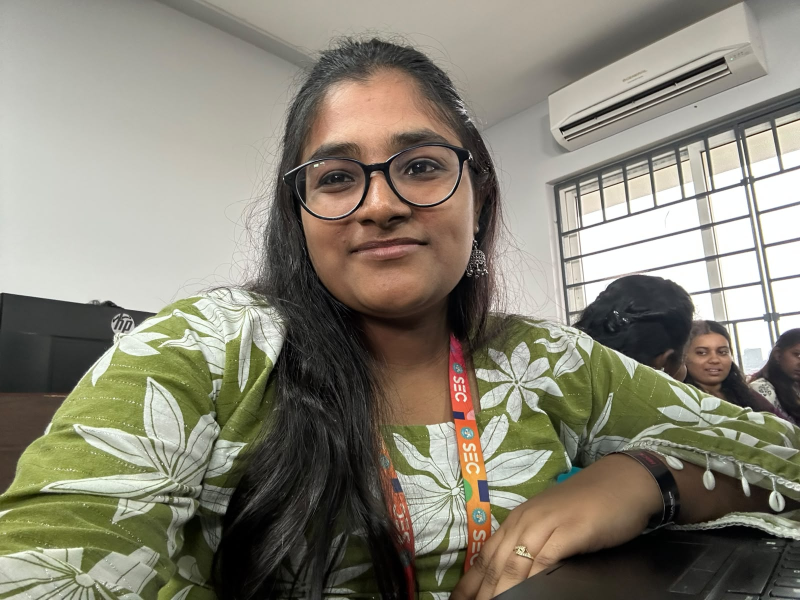
#> input picture Qno. 1.jpeg, 1600 x 1200 px (shown at 1/2 size)
$ jupyter execute 'exp 4 dipt spoo python code.ipynb'
#> lines starting #> are read from the running program, lines starting #| are printed output that depends on the picture
## Exp no 4: Geometric Transformations Using OpenCV
## Name: Spoorthi V
## Reg no: 212224230271

[cell 1]
import cv2
import numpy as np
import matplotlib.pyplot as plt
image = cv2.imread('Qno. 1.jpeg')
#> image is the input picture: shape (1200, 1600, 3); mean B, G, R 116.3, 130.8, 135.2
plt.imshow(cv2.cvtColor(image, cv2.COLOR_BGR2RGB))  # Convert BGR to RGB for correct display
plt.title("Original Image")
plt.axis('off')

[cell 2]
tx, ty = 100, 50  # Translation factors (shift by 100 pixels horizontally and 50 vertically)
M_translation = np.float32([[1, 0, tx], [0, 1, ty]])  # Translation matrix:
translated_image = cv2.warpAffine(image, M_translation, (image.shape[1], image.shape[0]))
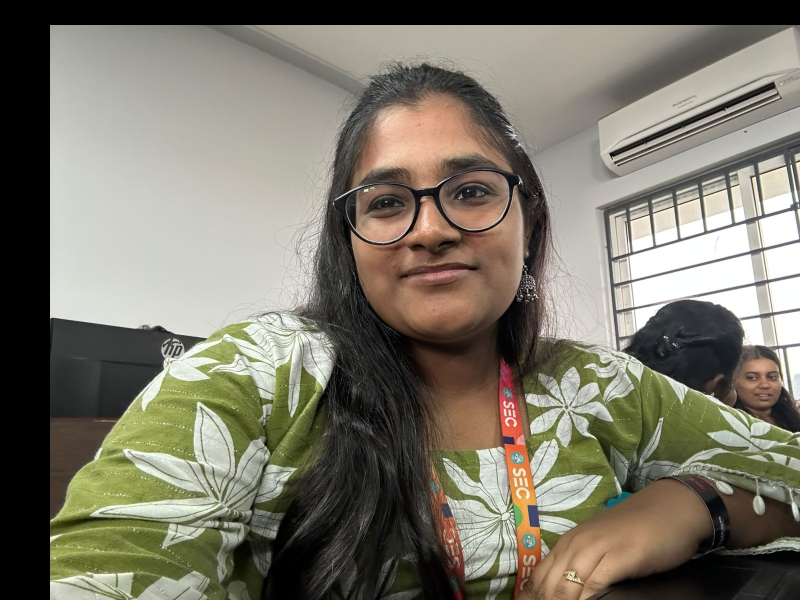
#> translated_image: shape (1200, 1600, 3) (shown at 1/2 size); mean B, G, R 105.1, 118.6, 122.9
plt.imshow(cv2.cvtColor(translated_image, cv2.COLOR_BGR2RGB))  # Display the translated image
plt.title("Translated Image")
plt.axis('off')

[cell 3]
fx, fy = 5.0, 2.0  # Scaling factors (1.5x scaling for both width and height)
scaled_image = cv2.resize(image, None, fx=fx, fy=fy, interpolation=cv2.INTER_LINEAR)
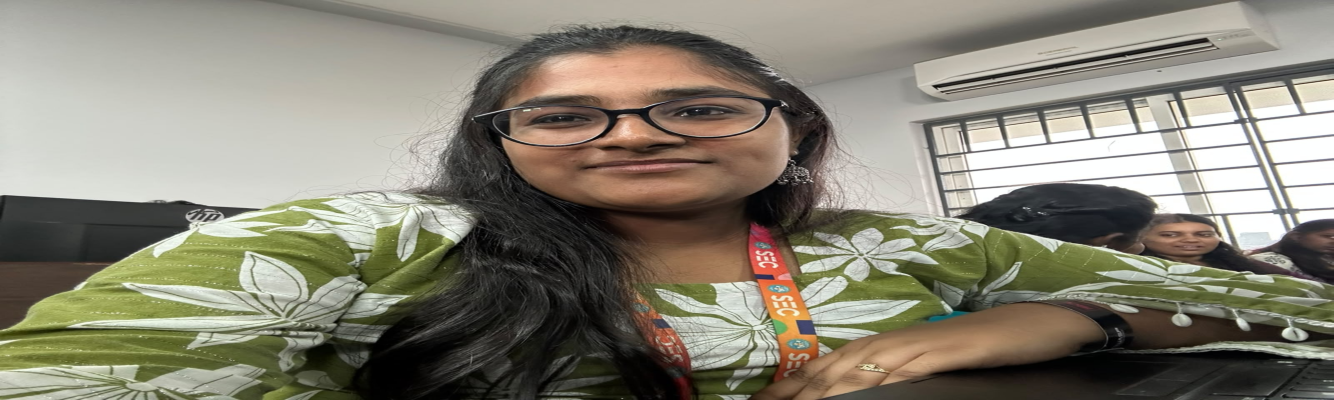
#> scaled_image: shape (2400, 8000, 3) (shown at 1/6 size); mean B, G, R 116.3, 130.8, 135.2
plt.imshow(cv2.cvtColor(scaled_image, cv2.COLOR_BGR2RGB))  # Display the scaled image
plt.title("Scaled Image")  # Set title
plt.axis('off')

[cell 4]
# Step 4: Image Shearing
shear_matrix = np.float32([[1, 0.5, 0], [0.5, 1, 0]])  # Shearing matrix
# The matrix shears the image by a factor of 0.5 in both x and y directions
# [1, 0.5, 0] - Shear along the x-axis (horizontal)
# [0.5, 1, 0] - Shear along the y-axis (vertical)
sheared_image = cv2.warpAffine(image, shear_matrix, (image.shape[1], image.shape[0]))
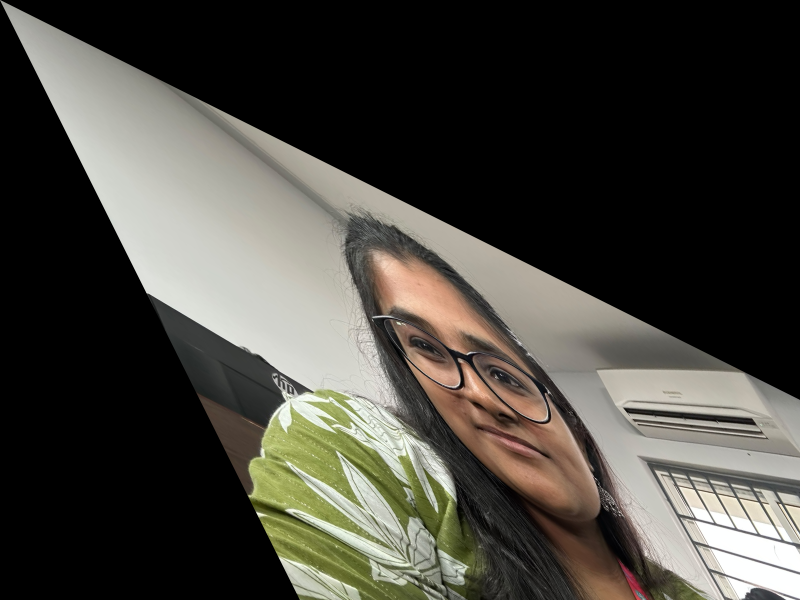
#> sheared_image: shape (1200, 1600, 3) (shown at 1/2 size); mean B, G, R 62.3, 69.1, 71.3
plt.imshow(cv2.cvtColor(sheared_image, cv2.COLOR_BGR2RGB))  # Display the sheared image
plt.title("Sheared Image")  # Set title
plt.axis('off')

[cell 5]
reflected_image = cv2.flip(image, 2)
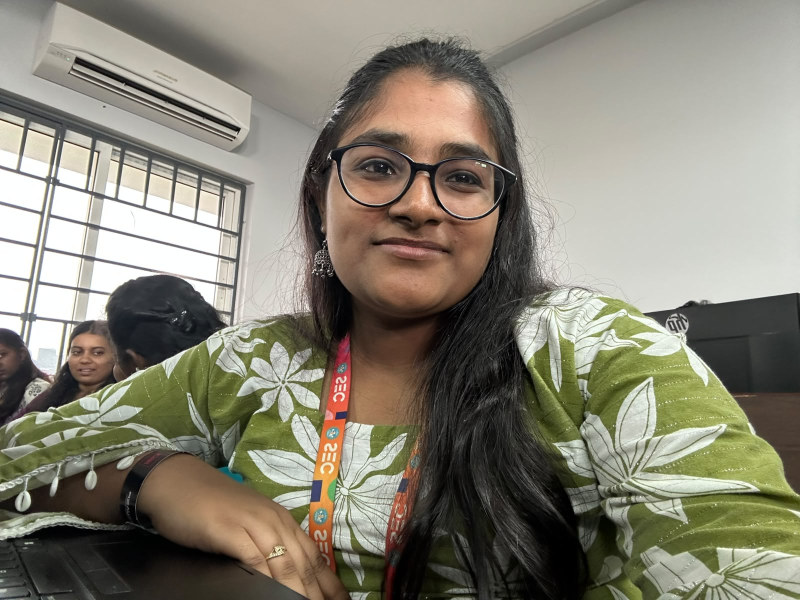
#> reflected_image: shape (1200, 1600, 3) (shown at 1/2 size); mean B, G, R 116.3, 130.8, 135.2
plt.imshow(cv2.cvtColor(reflected_image, cv2.COLOR_BGR2RGB))  # Display the reflected image
plt.title("Reflected Image")  # Set title
plt.axis('off')

[cell 6]
(height, width) = image.shape[:2]  # Get the image height and width
#> height = 1200; width = 1600
angle = 45  # Rotation angle in degrees (rotate by 45 degrees)
center = (width // 2, height // 2)  # Set the center of rotation to the image center
#> center = (800, 600)
M_rotation = cv2.getRotationMatrix2D(center, angle, 1)  # Get the rotation matrix
# getRotationMatrix2D: Takes the center of rotation, angle, and scale factor (1 means no scaling)
rotated_image = cv2.warpAffine(image, M_rotation, (width, height))  # Apply rotation
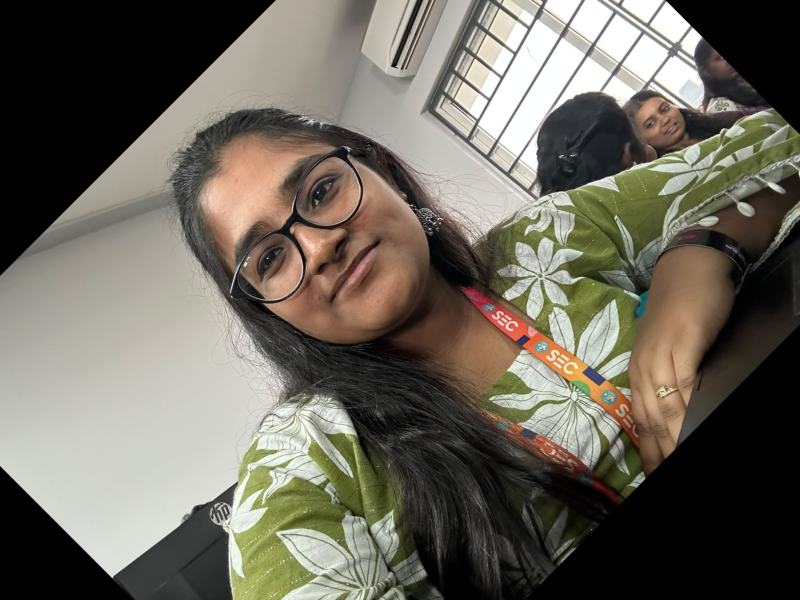
#> rotated_image: shape (1200, 1600, 3) (shown at 1/2 size); mean B, G, R 93, 103.9, 108.5
plt.imshow(cv2.cvtColor(rotated_image, cv2.COLOR_BGR2RGB))  # Display the rotated image
plt.title("Rotated Image")  # Set title
plt.axis('off')

[cell 7]
x, y, w, h = 100, 100, 200, 150  # Define the top-left corner (x, y) and the width (w) and height (h) of the crop
# Cropping the image from coordinates (x, y) to (x+w, y+h)
cropped_image = image[y:y+h, x:x+w]
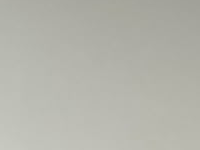
#> cropped_image: shape (150, 200, 3); mean B, G, R 171.7, 180.1, 179.9
plt.imshow(cv2.cvtColor(cropped_image, cv2.COLOR_BGR2RGB))  # Display the cropped image
plt.title("Cropped Image")  # Set title
plt.axis('off')
